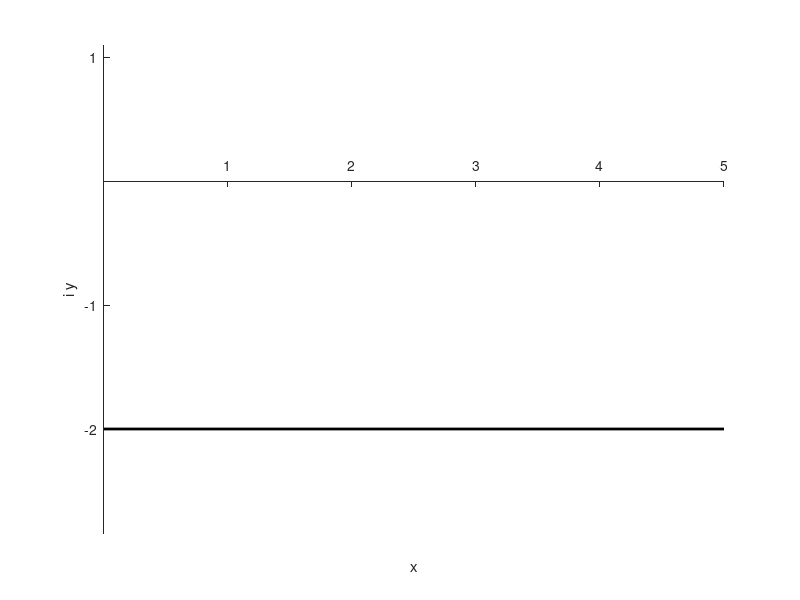

Here is the MATLAB script that generated this plot: (Note: this script raises an error after producing the figure.)
% close
clear
% global h1 h2


wbl = 1.;
h = 2;
wbOveWater = .25;


dt = 0.1;
tMax = 0;
T = 1;
thetaMax = deg2rad(-4.2);

limZeta = [0,2.5*h,-h];

nx = 300;
ny_minus = 300;
ny_plus = 0;

% integrate from top-top-bottom, right to left:
xx = linspace(limZeta(2),limZeta(1),nx);
% yy = linspace(limZeta(4),limZeta(3),ny)'; 


yy = linspace(0,limZeta(3)-wbOveWater,ny_minus)';
dy = yy(1)-yy(2);
yy = [(ny_plus:-1:1)'*dy;yy ];
ny = ny_minus+ny_plus;
assert(ny==numel(yy));


zz = xx + 1i*yy;


% plot z-plane
hfz = figure('color','w');hold on
xlabel('x');ylabel('i y');
axis equal tight 
set(gca,'XAxisLocation','origin','YAxisLocation','origin');%,'XTick',[],'YTick',[])
box off
% axis([-limZeta(2)-1.2*(wbl+wbOveWater)*tan(thetaMax),0,1.2*yy(end),1.5*yy(1)+wbOveWater])

%     minIz = min(imag(z(ny,:)));
%     hp = patch(real(z(ny,[1,1:nx,nx])),[1.1*minIz,imag(z(ny,:)),1.1*minIz],.5*[1,1,1],'FaceAlpha',.5,'lineStyle','none'); %,'FaceAlpha',.5

hp_floor = plot([0,limZeta(2)],-h*[1,1],'k','LineWidth',2);


% yWb = [imag(z(end)), -wbl,wbOveWater,wbl,-imag(z(end))];
if ny_plus>0
    hp_BM = plot(nan(1,5), [limZeta(3), -wbl,wbOveWater,wbl+2*wbOveWater,-limZeta(3)],'o-k','LineWidth',2.5);
else
    hp_BM = plot(nan(1,3),[limZeta(3), -wbl,wbOveWater],'o-k','LineWidth',2.5);    
end

t = 0;
hp_c=[];
while t<=tMax
    theta = thetaMax*cos( 2*pi/T*t );
    tic
    z = fz(xx,yy,theta,h,wbl,wbOveWater);
    toc
    delete(hp_c)
    [~,hp_c(1)] = contour(real(z),imag(z),real(zz),20,'r','linewidth',1);
    [~,hp_c(2)] = contour(real(z),imag(z),imag(zz),20,'b','linewidth',1);
    
    hp_BM.XData = [0,0,-(wbl+wbOveWater)*tan(theta),zeros(1,2*(ny_plus>0))];
    
    t = t+dt;
    drawnow
end
    
% 
% 
% % plot oposite angle
% theta = -thetaMax;
% z = fz(xx,yy,theta,h,wbl,wbOveWater);
% contour(real(z),imag(z),real(zz),20,'r--','linewidth',1);
% contour(real(z),imag(z),imag(zz),20,'b--','linewidth',1);  
% plot([0,-(wbl+wbOveWater)*tan(theta),0],[-wbl,wbOveWater,wbl+2*wbOveWater],'ok--','LineWidth',2.5);





return
export_fig(hfz,'mapFlap3_positive','-png','-pdf')
export_fig(hfz,'mapFlap3_negative','-png','-pdf')
    
function [z,zz] = fz(xx,yy,theta,h,wbl,wbOveWater)
thp = theta/pi;
% d = sqrt(pi).*(wbl+wbOveWater).*sec(theta)./(gamma(1+thp)*gamma(.5-thp));

zz = xx + 1i*yy;
% df = (1+d^2./zz.^2).^thp; % k=1



H = h + wbOveWater;
D = wbl + wbOveWater;
% d = fixHingeDepth(D/H,theta)*H;


d = fzero(@(d__h) fixHingeDepth(d__h,D/H,theta),D/H)*H;
% fixHingeDepth(d/H,D/H,theta)

% h = -yy(end);
df = (1+csch(pi*zz./(2*H)).^2.*sin(pi*d./(2*H)).^2).^thp; % k=1

df_yh = .5*(df(1:end-1,1)+df(2:end,1));
z1 = cumsum([0;df_yh.*diff(1i*yy)],1);
z1 = z1-z1(yy==0) + 1i*wbOveWater;
df_xh = .5*(df(:,1:end-1)+df(:,2:end));
z =  cumsum([z1,df_xh.*diff(xx)],2) ;

z = z-real(z(end));
end



function err = fixHingeDepth(d__h,wbl__h,theta)
% there's a singularity at zz=-1i*d if theta < 0
% either stop a yy=-d-delta_singularity
% or shift integration path d_xi to the right (into the domain):
% delta_singularity = 1e-6*(theta<0); d_xi = 0;
delta_singularity = 0; d_xi = 1e-6*(theta<0);

% nYInt = 10000;
% yi = linspace(-1,-d__h-delta_singularity,nYInt)';
% dL = real( (1-csc(pi/2*(yi-1i*d_xi)).^2.*sin(pi/2*d__h).^2).^(theta/pi) );
% L = sum(.5*(dL(1:end-1)+dL(2:end)) .* diff(yi) )+delta_singularity;

L = integral(@(y) real((1-csc(pi/2*(y-1i*d_xi)).^2.*sin(pi/2*d__h).^2).^(theta/pi)),-1,-d__h-delta_singularity)+delta_singularity;

err = wbl__h-(1-L);
end






